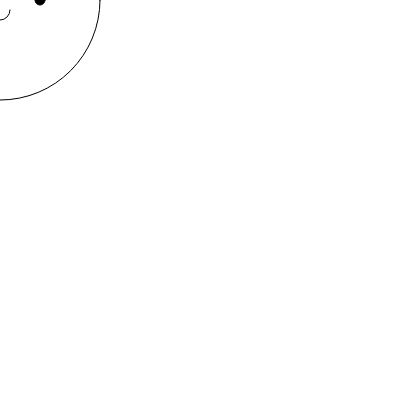
Frame 1 (no input)
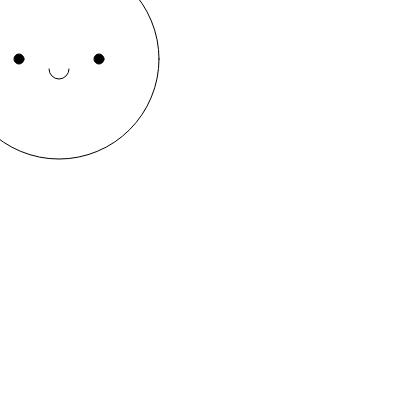
Frame 60 (no input)
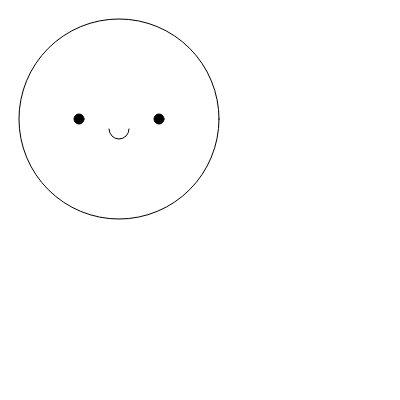
Frame 120 (the mouse pressed at the canvas centre since frame 60)

The p5.js sketch that drew these frames (run headless with seeded random() and noise() and a simulated clock; from frame 60 on, the mouse is pressed at the canvas centre):

// p5.js sketch
// ── sketch.js
let x;
let y;
function setup() {
  createCanvas(400, 400);
  
  x = 0;
  y = 0;
}

function draw() {
  //x=0;
  //fill(255);
  background(255);
  noFill();
  circle(x, y, 200);
  fill(0);
  circle(x - 40, y, 10);
  circle(x + 40, y, 10);
  noFill();
  arc(x, y +10, 20, 20, 0, PI);
  
  x = x + 1;
  y = y + 1;
  console.log(x);
}
